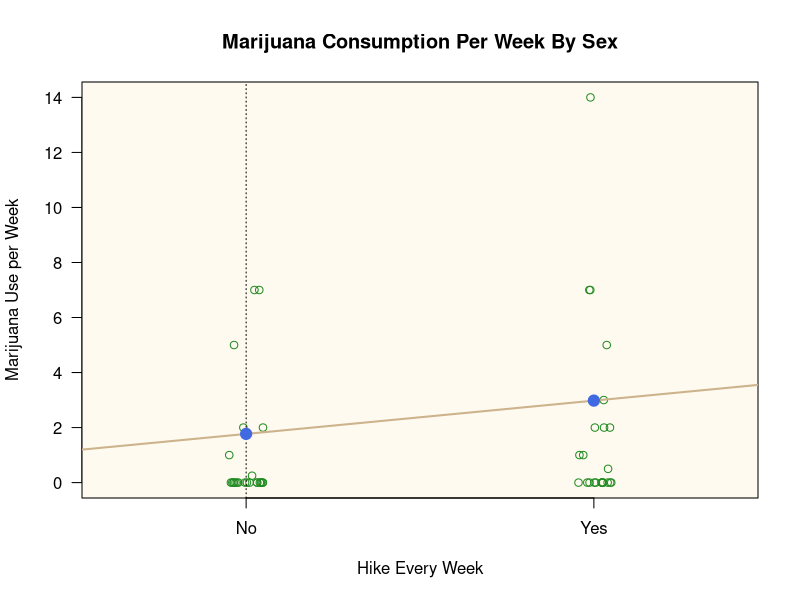

This chart was generated by the following R code:
#------------------------------------------------------------------------------#
# Assignment: March 15 R Homework                                              #
# Author: Dylan Oh                                                             #
# Date Created: 14 Mar 2018                                                    #
#------------------------------------------------------------------------------#

# Importing data from .csv
data <- read.csv('student_data_cleaned.csv')

#------------------------------------------------------------------------------#
#                          Employing the Linear Model                          #
#------------------------------------------------------------------------------#

# Creating variable sex defining male as 0 and female as 1
hike <- ifelse(
            data$Nature_hike_week == 'Yes',
            yes = 1,
            no = 0
        )

# Invoking a linear model comparing marijuana consumption by sex
marijuana_model <- lm(data$Marijuana_week ~ hike)

# Looking at the results of the test
summary(marijuana_model)


#------------------------------------------------------------------------------#
#                              Plotting the Data                               #
#------------------------------------------------------------------------------#

# Creating jitter vector
x_jitter <- jitter(hike,0.25)

# Plotting the data with jitter and no x-axis
plot(
    x_jitter,
    data$Marijuana_week,
    main = 'Marijuana Consumption Per Week By Sex',
    xlab = 'Hike Every Week',
    ylab = 'Marijuana Use per Week',
    xlim = c(-0.4,1.4),
    ylim = c(0,14),
    xaxt = 'n',
    las = 1
)

# Creating background colour for the plot
rect(
    par("usr")[1],
    par("usr")[3],
    par("usr")[2],
    par("usr")[4],
    col = 'floralwhite'
)

# Reapplying data points
points(
    x_jitter,
    data$Marijuana_week,
    col = 'forestgreen'
)

# Creating x-axis, replacing 0 and 1 with no and yes
axis(
    side = 1,
    at = c(0,1),
    c('No','Yes')
)

# Creating a line that connects the two means
abline(
    marijuana_model,
    lwd = 2,
    col = 'navajowhite3'
)

# Creating a line that indicates the location of x = 0
abline(
    v = 0,
    lty = 3
)

# Plotting the mean of the no data
points(
    x = 0,
    y = marijuana_model$coeff[1],
    pch = 19,
    cex = 1.5,
    col = 'royalblue'
)

# Plotting the mean of the yes data
points(
    x = 1,
    y = marijuana_model$coeff[1] + marijuana_model$coeff[2],
    pch = 19,
    cex = 1.5,
    col = 'royalblue'
)


# The Intercept Estimate is the mean for the marijuana consumption Values
# among people who did not hike every week. The hike Estimate is the difference
# between the former value and people who did hike every week. The standard
# error represents the uncertainty in the mean. The t value and p value are
# other measures of uncertainty. The fact that the p value is significantly
# greater than 0.05 indicates that there is likely no significant difference
# in marijuana consumption between people who do and do not hike every week.

#------------------------------------------------------------------------------#
#                                   Rubric                                     #
#------------------------------------------------------------------------------#
#-------------------------------------------------------------------------------
# 1. Load the Data                                                      | YES  |
#-----------------------------------------------------------------------|------|
# 2. Hike/week Data Transformed into 0 and 1                            | YES  |
#-----------------------------------------------------------------------|------|
# 3. Construct the Model                                                | YES  |
#-----------------------------------------------------------------------|------|
# 4. Ensure Each of the Values is Recognised                            | YES  |
#-----------------------------------------------------------------------|------|
# 5. Jitter X-Values and Save as New Vector                             | YES  |
#-----------------------------------------------------------------------|------|
# 6. Make a Plot of the Data and Replace X-Axis                         | YES  |
#-----------------------------------------------------------------------|------|
# 7. Plot Axes Correct and Graph Looks Good                             | YES  |
#-----------------------------------------------------------------------|------|
# 8. Draw Model Predictions on Graph                                    | YES  |
#-----------------------------------------------------------------------|------|
# 9. Put Means on Graph                                                 | YES  |
#-----------------------------------------------------------------------|------|
# 10. Each Line of Code has Annotation                                  | YES  |
#-----------------------------------------------------------------------|------|
# 11. Submit Code and Picture of Graph                                  | YES  |
#-----------------------------------------------------------------------|------|
# 12. Add Something to Graph Extra Credit                               | NO   |
#-------------------------------------------------------------------------------
